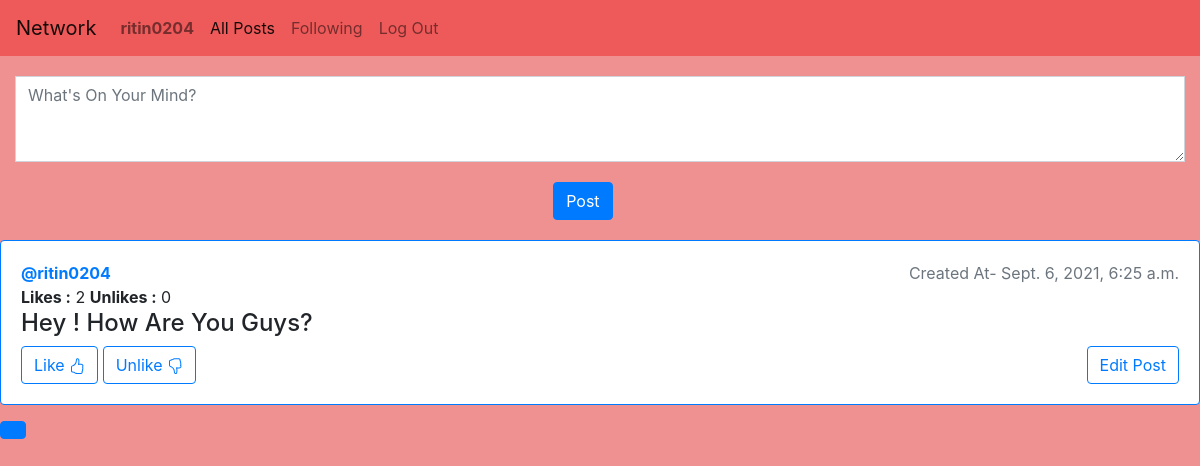
/ (signed in), run on the app's committed database.
### network/models.py (models this page shows, shortened)
class User(AbstractUser):
    pass

class Post(models.Model):
    text = models.CharField(max_length=400)
    created_at = models.DateTimeField(auto_now_add=True)
    user_id = models.ForeignKey(User, on_delete = models.CASCADE)
    likes = models.IntegerField(default=0)
    unlikes = models.IntegerField(default=0)

### network/views.py (the view)
# urls.py: path("", views.index, name="index"),
def index(request):
    allposts = Post.objects.all()
    allposts = allposts.order_by("-created_at").all()
    paginator = Paginator(allposts, 10)
    page_number = request.GET.get('page')
    page_obj = paginator.get_page(page_number)
    return render(request, "network/index.html", {
        "allpost": allposts
     })

### network/templates/network/index.html (shortened to what this page needs)
{% extends "network/layout.html" %}
{% load static %}
{% block body %}
<div class="container-fluid" style="padding-top:20px;">
  <form id="newpost">
    <div id="newpost">
        <textarea class="md-textarea form-control rounded-0" id="newpost-text" placeholder="What's On Your Mind?" rows="3" ></textarea>
        <input type="submit" class="btn btn-primary" value="Post" style="margin-left:46%; margin-top:20px; margin-bottom:20px;"/>
    </div>
   </form>
</div>
<div id="allpost">
    {% if allpost %}
    {% for element in allpost %}
    <div class="card bg-white border-primary mb-3">
    <div class="card-body">
        <p class="float-right text-muted ">Created At- {{element.created_at}}</p>
        <a href="{% url 'profile' element.user_id %}"><strong>@{{element.user_id}}</strong></a>
        <div id={{element.id}}>
            <strong>Likes :</strong> <span>{{element.likes}}</span>
            <strong>Unlikes :</strong> <span>{{element.unlikes}}</span>
        </div><div id="first{{element.id}}"><h4> {{element.text}}</h4></div>
          {% if user.username == element.user_id.username %}
          <div>
          <button type="button" class="btn btn-outline-primary float-right" value={{element.id}} onclick="editmypost({{ element.id }})"> Edit Post </button>
          </div>
          {% endif %}
         <button type="button" class="btn btn-outline-primary" value={{element.id}} id="like" onclick="like({{ element.id }})">Like
         </button>
         <button type="button" class="btn btn-outline-primary" value={{element.id}} id="unlike" onclick="unlike({{element.id}})">Unlike
         </button>
    </div>
    </div>
    {% endfor %}
    {% else %}
    <p>You need to sign in to see post</p>
    {% endif %}
</div>
  <nav aria-label="...">
    <ul class="pagination">
      <li class="page-item active" aria-current="page">
        <a class="page-link">{{ allpost.number }} <span class="sr-only">(current)</span></a>
      </li>
    </ul>
  </nav>
{% endblock %}

### network/templates/network/layout.html (shortened to what this page needs)
{% load static %}
<!DOCTYPE html>
<html lang="en">
    <head>
        <link rel="stylesheet" href="https://stackpath.bootstrapcdn.com/bootstrap/4.4.1/css/bootstrap.min.css">
        <link href="{% static 'network/styles.css' %}" rel="stylesheet">
    </head>
    <body style="background-color: rgb(240, 145, 145);">
        <nav class="navbar navbar-expand-lg navbar-light" style="background-color: rgb(238, 90, 90);">
            <a class="navbar-brand" href="#">Network</a>
            <div>
              <ul class="navbar-nav mr-auto">
                {% if user.is_authenticated %}
                    <li class="nav-item text-white">
                        <a class="nav-link" href="{% url 'profile' user.username %}"><strong>{{ user.username }}</strong></a>
                    </li>
                {% endif %}
                <li class="nav-item active">
                  <a class="nav-link" href="{% url 'index' %}">All Posts</a>
                </li>
                {% if user.is_authenticated %}
                    <li class="nav-item">
                        <a class="nav-link"  href="{% url 'allpost' posts='following' %}" id="following" >Following</a>
                    </li>
                    <li class="nav-item">
                        <a class="nav-link" href="{% url 'logout' %}">Log Out</a>
                    </li>
                {% endif %}
              </ul>
            </div>
          </nav>
        <div class="body">
            {% block body %}
            {% endblock %}
        </div>
    </body>
</html>

### data on the page
User: username "ritin0204"
Post: created_at "Sept. 6, 2021, 6:25 a.m.", user_id "ritin0204", likes "2", unlikes "0", text "Hey ! How Are You Guys?", {{ element.id }} 1 (drawn)
